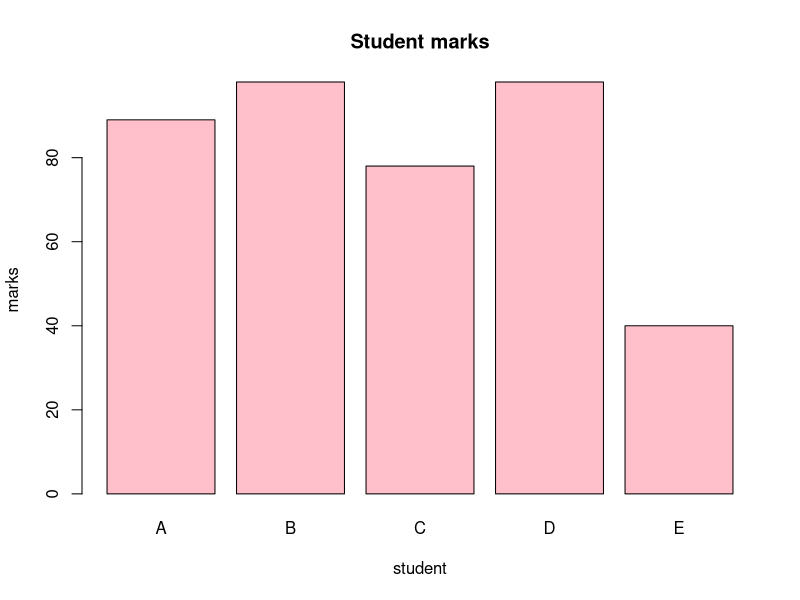
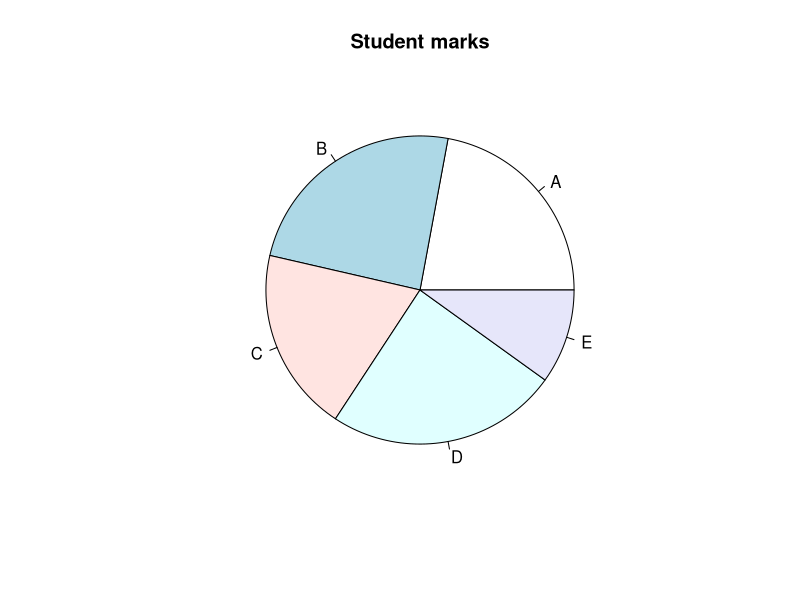

Here is the R script that generated these plots, in order:
name=c("A","B","C","D","E")
mark=c(89,98,78,98,40)

barplot(mark,names.arg=name,main="Student marks",xlab="student",ylab="marks",col="pink")
pie(mark,labels = name,main="Student marks")
